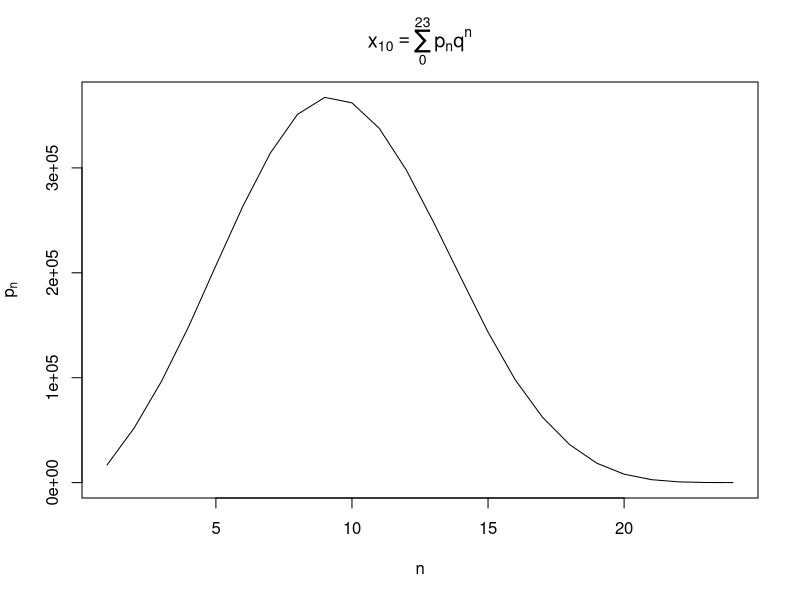

This chart was generated by the following R code:
# degree 9
xs <- c(16796,52208,96502,148780,206894,263910,314106,351092,367194,362002,337810,297842,248156,195484,143478,97938,62358,36158,18448,8022,2810,702,104,6)
plot(xs, type="l", xlab="n", ylab=expression(p[n])
	, main=expression(x[10]==sum(p[n]*q^n, n=0, 23)))

